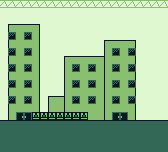

Below is a game level as drawn by its tile map, then a one-line description and the .tmx file that defines it, in full:
An orthogonal 21x19 tile map with 8x8 px tiles, 1 tile layer (Tile Layer 1).

<map version="1.10" tiledversion="1.10.1" orientation="orthogonal" renderorder="right-down" width="21" height="19" tilewidth="8" tileheight="8" infinite="0" nextlayerid="2" nextobjectid="1">
 <tileset firstgid="1" source="KaijuDemolitionCo.tsx" />
 <layer id="1" name="Tile Layer 1" width="21" height="19">
  <data encoding="csv">
2,2,2,2,2,2,2,2,2,2,2,2,2,2,2,2,2,2,2,2,2,
1,1,1,1,1,1,1,1,1,1,1,1,1,1,1,1,1,1,1,1,1,
1,1,1,1,1,1,1,1,1,1,1,1,1,1,1,1,1,1,1,1,1,
1,8,9,9,10,1,1,1,1,1,1,1,1,1,1,1,1,1,1,1,1,
1,3,12,3,13,1,1,1,1,1,1,1,1,1,1,1,1,1,1,1,1,
1,11,12,12,13,1,1,1,1,1,1,1,1,8,9,9,10,1,1,1,1,
1,3,12,3,13,1,1,1,1,1,1,1,1,11,3,12,3,1,1,1,1,
1,11,12,12,13,1,1,1,8,9,9,9,9,11,12,12,13,1,1,1,1,
1,3,12,3,13,1,1,1,11,3,12,3,12,11,3,12,3,1,1,1,1,
1,11,12,12,13,1,1,1,11,12,12,12,12,11,12,12,13,1,1,1,1,
1,3,12,3,13,1,1,1,11,3,12,3,12,11,3,12,3,1,1,1,1,
1,11,12,12,13,1,1,1,11,12,12,12,12,11,12,12,13,1,1,1,1,
1,3,12,3,13,1,8,9,11,3,12,3,12,11,3,12,3,1,1,1,1,
1,11,12,12,13,1,11,12,11,12,12,12,12,11,12,12,13,1,1,1,1,
1,11,6,7,15,15,15,15,15,15,15,12,12,11,6,7,13,1,1,1,1,
4,4,4,4,4,4,4,4,4,4,4,4,4,4,4,4,4,4,4,4,4,
5,5,5,5,5,5,5,5,5,5,5,5,5,5,5,5,5,5,5,5,5,
5,5,5,5,5,5,5,5,5,5,5,5,5,5,5,5,5,5,5,5,5,
5,5,5,5,5,5,5,5,5,5,5,5,5,5,5,5,5,5,5,5,5
</data>
 </layer>
</map>
